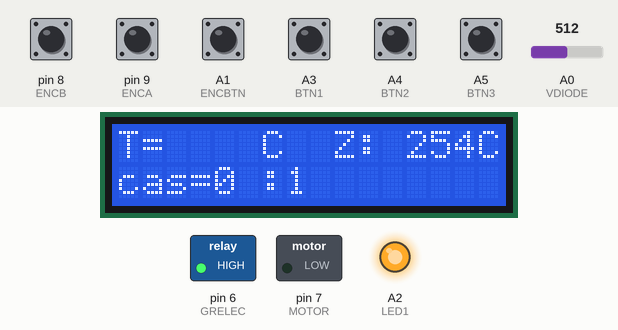
This sketch was run on a simulated Arduino Uno, built with avr-gcc and run on an emulated ATmega328P. Parts: 16×2 character LCD, switched loads named in the sketch (green lamp = pin HIGH), output pins drawn as LEDs (lit = HIGH). Inputs (shaded band) come from the test bench; at power-on: A5 (BTN3), pin 8 (ENCB), pin 9 (ENCA) HIGH, A1 (ENCBTN), A3 (BTN1), A4 (BTN2) LOW, A0 (VDIODE) = 512.

Above: at 1.3 s.
1.4 s: A1 (ENCBTN) pulled HIGH for 0.15 s
At 2.2 s:
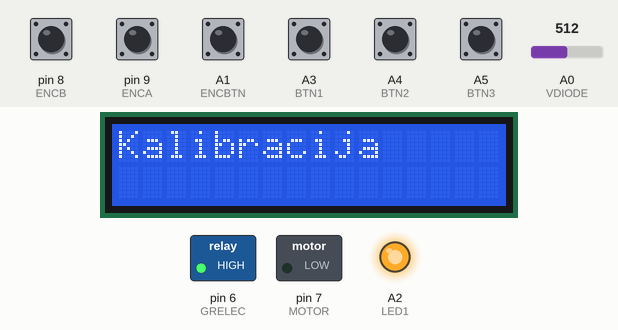
5.1 s: A0 (VDIODE) set to 716
8.0 s: A3 (BTN1) pulled HIGH for 1 s
At 9.4 s:
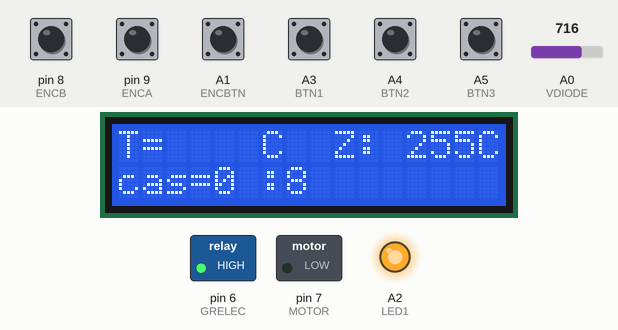
11.1 s: A4 (BTN2) pulled HIGH for 1 s
At 13.3 s:
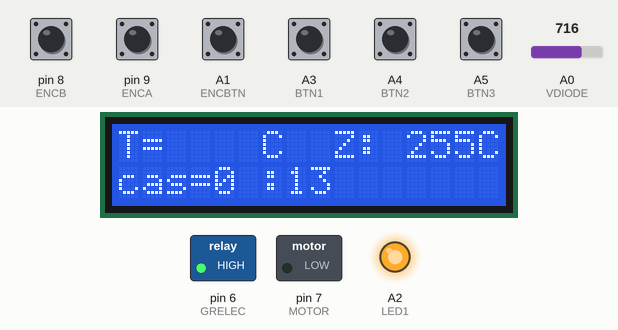
15.5 s: A5 (BTN3) pulled LOW for 1 s
At 16.9 s:
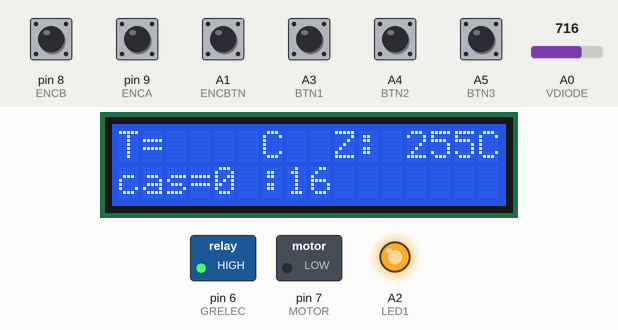
18.6 s: A1 (ENCBTN) pulled HIGH for 1 s
At 20.1 s:
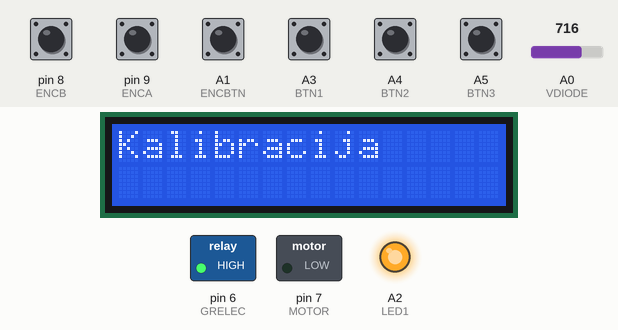
Timing chart, 0 to 21.6 s (numbered marks = the images above; inputs shaded):
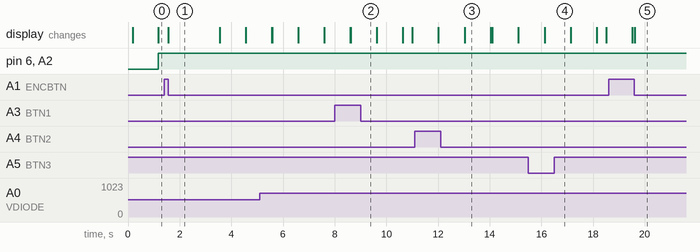

Measured:
- after the input at 1.4 s, the display: changes after 0.16 s (image 1)
- what the display in image 1 shows lasts 2.0 s, from 1.6 s to 3.6 s
- what the display in image 3 shows lasts 1.0 s, from 13.0 s to 14.0 s

The sketch:

Koda.ino
```cpp
#include <EEPROM.h>
#include <LiquidCrystal.h>

#define ENCA    9
#define ENCB    8
#define ENCBTN  A1
#define VDIODE  A0
#define LED1    A2
#define BTN1    A3
#define BTN2    A4
#define BTN3    A5
#define D4      11  // uradno 0
#define D5      12  // uradno 1
#define D6      2
#define D7      3
#define RS      4
#define EN      5
#define GRELEC  6
#define MOTOR   7
#define DESNO  -1
#define LEVO    1
#define ADDRTEMP   0
#define ADDRNAKLON 1
#define ADDRZACVR  2
#define ADDRMEM    12 //(naslov 4 * stirjeBajtiNaRazdelek)

#define REFRESH 1000

LiquidCrystal lcd(RS, EN, D4, D5, D6, D7);

//spremenljivke za menu
unsigned char tempSet = 40;  // nastavljena temperatura
unsigned int curTemp = 0;   // trenutna temperatura
unsigned long time = 0;
unsigned char menu = 21;    // stanje menuja (0 => izven menuja, 1 => kalibracija, 11 - 12 => podmenuja kalibracije, 2 => izhod iz menuja, 21 => prehodni menu)
unsigned int T1 = 23;      // kalibracijska temperatura reference
unsigned int T2 = 75;
unsigned int cal1;          // stanje senzorja ob referenci
unsigned int cal2;
float naklon;               // naklon aproksimacijske premice
float zac_vrednost;         // začetna vrednost
byte grelecState = 0;       // stanje grelca, ON, OFF
char tempCont[4] ={' ',' ', ' ', 0};

union eeprom{ // for writing calibration data
  float decimal;     // set data
  struct {
    unsigned char N; // First byte, Lowest
    unsigned char L; // Second byte
    unsigned char M; // Third byte
    unsigned char H; // Fourth byte, Highest
  };
};

void setup()
{
  pinMode(ENCA, INPUT_PULLUP); // encoder A has internal pull-up
  pinMode(ENCB, INPUT_PULLUP); // encoder B has internal pull-up
  pinMode(VDIODE, INPUT);
  pinMode(ENCBTN, INPUT);
  pinMode(BTN1, INPUT);
  pinMode(BTN2, INPUT);
  pinMode(BTN3, INPUT);

  pinMode(D4, OUTPUT);
  pinMode(D5, OUTPUT);
  pinMode(D6, OUTPUT);
  pinMode(D7, OUTPUT);
  pinMode(RS, OUTPUT);
  pinMode(EN, OUTPUT);

  pinMode(GRELEC, OUTPUT);
  pinMode(MOTOR, OUTPUT);
  pinMode(LED1, OUTPUT);


  lcd.begin(16, 2);

  //Serial.begin(9600); // samo dokler testiram
  tempSet = EEPROM.read(ADDRMEM);  // prenos zeljene temperature v RAM
  delay(100);

  izpisiEkran();    // prehod v menu 0
  izpisiEkran();    // izris menuja 0
  //Serial.begin(9600);
  naklon = read_EEPROM(ADDRNAKLON);        // prenos aproksimacijske premice v RAM
  zac_vrednost = read_EEPROM(ADDRZACVR);
  //Serial.println(naklon, DEC); // DEBUG
  //Serial.println(zac_vrednost, DEC); // DEBUG

}

void loop()
{
  static int readNum  = 0;
  static long time = millis();
  char encoder = encoderChange();  // preveri spremembo encoderja
  char buttons = btnChange();      // preveri spremembo na tipkah
  //curTemp = analogRead(VDIODE);    // zdi se mi, da ta stavek pokvari tempereturo

  if(millis() - time > REFRESH || readNum)    // vsako sekundo se 10X izvede ta zanka
  {
    if (readNum == 0) curTemp = 0;
    curTemp = (analogRead(VDIODE) + curTemp);
    readNum++;
    if (readNum >= 10) {    // povpreči stanje na ADC
      curTemp /= 10;
      curTemp = racT(curTemp);
      //curTemp = analogRead(VDIODE);
      readNum = 0;
      if(curTemp > tempSet) grelecState = 0;
      else if(curTemp < tempSet - 3) grelecState = 1;    // 3 stopinje je temperaturna razlika, kjer ne reagiramo
      digitalWrite(GRELEC, grelecState);      // nastavimo grelec na zeljeno vrednost
      digitalWrite(LED1, grelecState);        // nastavimo LED na zeljeno vrednost
      izpisiEkran();
      time = millis();
    }
  }

  if(buttons)        // reagira na spremembo stanja tipk
  {
    switch(menu)     // reakcija na tipke je odvisna od tega, v katerem menuju smo
    {
      case 0:        // izven menuja se s tipko encoderja postavimo v menu, z ostalimi tipkami pa nastavimo temperaturo iz spomina
        switch(buttons)
        {
          case 0x1:
            menu = 1;
            izpisiEkran();
            break;
          case 0x20:
            tempSet = EEPROM.read(ADDRMEM); // temperaturo nastavi samo, če je tipka spuščena, drugače čaka, ker bo mogoče moral temperaturo shraniti
            break;
          case 0x40:
            tempSet = EEPROM.read(ADDRMEM + 1);
            break;
          case 0x80:
            tempSet = EEPROM.read(ADDRMEM + 2);
            break;
        }

        break;
      case 1:
        if(buttons & 0x1)
        {
          menu = 11;
          izpisiEkran();
        }
        break;
      case 11:
        if(buttons & 0x1)
        {
          menu = 12;
          cal1 = analogRead(VDIODE);
          izpisiEkran();
        }
        if(buttons & 0x2) grelecState = !grelecState;
        digitalWrite(GRELEC, grelecState);
        digitalWrite(LED1, grelecState);
        break;
      case 12:
        if(buttons & 0x1)
        {
          menu = 0;
          izpisiEkran();
          cal2 = analogRead(VDIODE);
          racCal();
        }
        break;
      case 2:
        if(buttons & 0x1)
        {
          menu = 0;
          izpisiEkran();
        }
        break;
    }
  }

  if(encoder)        // reagira na spremembo na encoderju
  {
    switch(menu)     // reakcija na spremembo encoderja je odvisna od tega, v katerem menuju smo
    {
      case 0:
        tempSet += encoder;     //spremenimo nastavljeno temperaturo
        izpisiEkran();
        break;
      case 1:
        menu = 2;
        izpisiEkran();
        break;
      case 2:
        menu = 1;
        izpisiEkran();
        break;
      case 11:
        T1 += encoder;
        izpisiEkran();
        break;
      case 12:
        T2 += encoder;
        izpisiEkran();
        break;
    }
  }
}


char encoderChange()
{
  static char encTemp = 0;
  char stateA = digitalRead(ENCA);
  if(encTemp == stateA) return 0;

  char stateB = digitalRead(ENCB);    // popravljeno. stateB se gleda samo, če ugotovimo, da je prišlo do spremembe
  encTemp = stateA;
  if(stateA == stateB) return DESNO;   //desno
  else return LEVO;                    //levo  --> smer vrtenja je že preverjena
}

char btnChange()
{
  static byte btnTemp = 0;
  static long timer = 0;
  byte mask;
  byte btnState = (digitalRead(BTN3) << 3) | (digitalRead(BTN2) << 2) | (digitalRead(BTN1) << 1) | (digitalRead(ENCBTN));

  if(btnState == btnTemp && btnState != 0x07) {    // preveri, ce je kaksna tipka pritisnjena dalj casa
    if (timer+2000 < millis()) {            // ce je pritisnjena vec kot 2 sekundi, shrani temperaturo kot prednastavljeno vrednost
      menu = 3;
      izpisiEkran();
      delay(1000);
      menu = 0;
      izpisiEkran();
      if (menu == 0) setToMemory(btnState);
    }
    return 0;
  }

  timer = millis();      // resetira timer za gledanje casa
  mask = (btnTemp^btnState)&btnTemp; // prehod iz 1 -> 0

  //v zgornje stiri bite dodamo prehod iz 0 -> 1
  mask |= ((btnTemp^btnState)&btnState) << 4;

  btnTemp = btnState;
  if (mask) delay(10); // Debounce (samo, ko se spremeni stanje)
  return mask;
}

char* itos(int value, byte size, char container[]) {
  emptyArray(container);
  for (int i = size-1; i>=0; i--) {
    if (value) {
      container[i] = value %10+'0';
      value /= 10;
    } else
    container[i] = ' '; // so it looks nice
  }
  container[size] = 0;
  return container;
}
void emptyArray(char arr[]) {
  int i = 0;
  while (arr[i]) {
    arr[i] = ' ';
    i++;
  }
}
void izpisiEkran()
{
  static char stariMenu = 10;
  switch(menu)
  {
    case 0:                      // menu 0
      if(stariMenu != menu)
      {
        lcd.clear();
        lcd.setCursor(0,0);
        lcd.print("T=    C  Z:    C");
        lcd.setCursor(0,1);
        lcd.print("cas=  :  ");
      }
      lcd.setCursor(2, 0);
      lcd.print(itos(curTemp, 4, tempCont));
      lcd.setCursor(11, 0);
      lcd.print(itos(tempSet, 4, tempCont));
      lcd.setCursor(4, 1);
      lcd.print(millis()/1000/60);
      lcd.setCursor(7, 1);
      lcd.print((millis()/1000) % 60);
      break;
    case 1:                      // menu 1
      lcd.clear();
      lcd.setCursor(0, 0);
      lcd.print("Kalibracija");
      break;
    case 11:                      // menu 11
      lcd.clear();
      lcd.setCursor(0, 0);
      lcd.print("Izberi T1:    C");
      lcd.setCursor(10, 0);
      lcd.print(T1);
      lcd.setCursor(2, 1);
      lcd.print("OK");
      lcd.setCursor(7, 1);
      lcd.print(analogRead(VDIODE), DEC);
      break;
    case 12:                      // menu 12
      lcd.clear();
      lcd.setCursor(0, 0);
      lcd.print("Izberi T2:    C");
      lcd.setCursor(10, 0);
      lcd.print(T2);
      lcd.setCursor(2, 1);
      lcd.print("OK");
      lcd.setCursor(7, 1);
      lcd.print(analogRead(VDIODE), DEC);
      break;
    case 2:                      // menu 2
      lcd.clear();
      lcd.setCursor(0, 0);
      lcd.print("Izhod");
      break;
    case 3:
      lcd.clear();
      lcd.setCursor(0,0);
      lcd.print("Shranjeno");
      break;
    default:                     // ce je v kakem drugem stanju ( naprimer  menu = 21, kar uporabljamo za izris poljubnega teksta
      stariMenu = menu;
      menu = 0;
      return;
  }
  stariMenu = menu;
}

void write_EEPROM(byte addr, float value) {    // zapisi float v EEPROM
  eeprom str;
  str.decimal = value;
  EEPROM.write(addr*4, str.N);
  EEPROM.write(addr*4+1, str.L);
  EEPROM.write(addr*4+2, str.M);
  EEPROM.write(addr*4+3, str.H);
}

float read_EEPROM(byte addr) {                  // beri float iz EEPROM
  union eeprom data;
  data.N = EEPROM.read(addr*4);
  data.L = EEPROM.read(addr*4+1);
  data.M = EEPROM.read(addr*4+2);
  data.H = EEPROM.read(addr*4+3);
  return data.decimal;
}

int racT(int adc)
{
  return (adc * naklon) + zac_vrednost;
}

void racCal()
{
  naklon = ((float)T2-(float)T1) / ((float)cal2 - (float)cal1); // its negative
  zac_vrednost = T1 - (cal1 * naklon);
  write_EEPROM(ADDRNAKLON, naklon);
  write_EEPROM(ADDRZACVR, zac_vrednost);
}

void setToMemory(byte mask)    // Shrani prednastavljeno temperaturo v EEPROM
{
  if (menu == 0)
  {
    switch((~mask)&0x07)
    {
      case 0x2:
        EEPROM.write(ADDRMEM, tempSet);
        break;
      case 0x4:
        EEPROM.write(ADDRMEM + 1, tempSet);
        break;
      case 0x8:
        EEPROM.write(ADDRMEM + 2, tempSet);
        break;
    }
    //lcd.setCursor(0, 1);
    //lcd.print("Dodano v spomin");
    //menu = 21;
  }
}       
```
